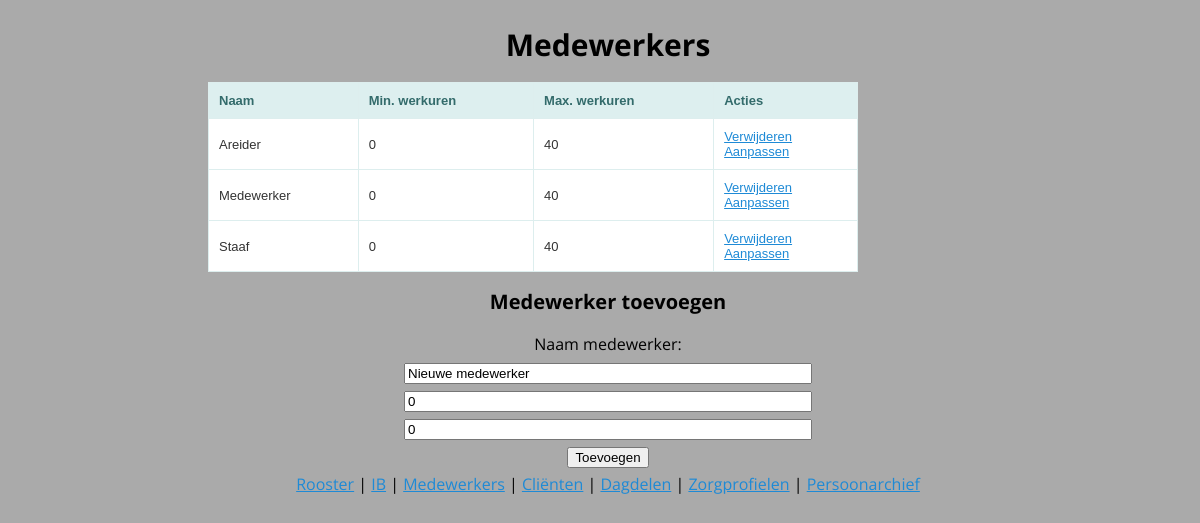
The page /staffs/ on the database its author committed.
### roosterapp/sql.py (models this page shows)
class Staff(Base):
    __tablename__ = 'staffs'
    person_id = Column(Integer, ForeignKey("persons.id"), primary_key=True)
    min_hours = Column(Integer, default=0)
    max_hours = Column(Integer, default=0)
    person = relationship("Person")
    sessions = relationship("Session", backref="staff", cascade="delete, delete-orphan")

class Person(Base):
    __tablename__ = 'persons'
    id = Column(Integer, primary_key=True)
    name = Column(String)
    active = Column(Boolean, default=True)
    atttendance = relationship("Presence", backref="person", cascade="delete, delete-orphan")

### roosterapp/routes.py (the view)
@staff_crud.route('/', methods=['GET'])
def show_staffs():
    staffs = app.db.session.query(Staff).all()
    return render_template('index_staffs.html', staffs = staffs)

### roosterapp/templates/index_staffs.html (shortened to what this page needs)
{% extends 'base.html' %}
{% block body %}
<h1> Medewerkers </h1>
{% if staffs|length < 1 %}
    <h4>Er zijn nog geen medewerkers in het systeem. Voeg er hieronder een toe.</h4>
{% else %}
    <table style="width: 50em;">
        <tr>
            <th>Naam</th>
            <th>Min. werkuren</th>
            <th>Max. werkuren</th>
            <th>Acties</th>
        </tr>
        {% for staff in staffs %}
            <tr>
                <td>{{ staff.person.name }}</td>
                <td>{{ staff.min_hours }}</td>
                <td>{{ staff.max_hours }}</td>
                <td>
                    <a href="delete/{{ staff.person_id }}">Verwijderen</a>
                    <br>
                    <a href="update/{{ staff.person_id }}">Aanpassen</a>
                </td>
            </tr>
        {% endfor %}
    </table>
{% endif %}
<h2>Medewerker toevoegen</h2>
<form action="/staffs/add" method="POST" style="width:50em;text-align: center;">
    <label for="staff_name">Naam medewerker:</label><br>
    <input type="text" name="staff_name" id="staff_name" value="Nieuwe medewerker" style="width: 50%;"><br>
    <input type="text" name="min_hours" id="min_hours" value="0" style="width: 50%;"><br>
    <input type="text" name="max_hours" id="max_hours" value="0" style="width: 50%;"><br>
    <input type="submit" value="Toevoegen">
</form>
{% endblock %}

### roosterapp/static/css/main.css (style rules this page uses)
body { font-family: 'Open Sans', sans-serif; line-height: 1.75em; font-size: 16px; background-color: #aaa; width: 100%; position: relative; }
h1 { font-size: 30px; line-height: 34px; text-align: center; }
h2 { font-size: 20px; line-height: 25px; }
a[href] { color: #1e8ad6; }
table { border: solid 1px #DDEEEE; border-collapse: collapse; border-spacing: 0; font: normal 13px Arial, sans-serif; }
table, th { background-color: #DDEFEF; border: solid 1px #DDEEEE; color: #336B6B; padding: 10px; text-align: left; }
table, td { background-color: #FFFFFF; border: solid 1px #DDEEEE; color: #333; padding: 10px; }

### rows shown on the page
Staff: person.name "Areider", min_hours "0", max_hours "40"
Staff: person.name "Medewerker", min_hours "0", max_hours "40"
Staff: person.name "Staaf", min_hours "0", max_hours "40"
